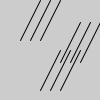
Frame 1 (no input)
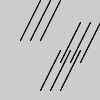
Frame 2 (the mouse pressed at the canvas centre, redrawn once)

The Processing sketch that drew these frames (run headless with seeded random() and noise(); the mouse was pressed at the canvas centre and the sketch redrawn once):

// Processing sketch: sketch_06
// ── sketch_06.pde
void setup(){
  size(100, 100); 
  noLoop();
}

void draw(){

  diagonals(40, 90);
  diagonals(60, 62);
  diagonals(20, 40);
  
}

void diagonals(int x, int y){

  line(x, y, x+20, y-40);
  line(x+10, y, x+30, y-40);
  line(x+20, y, x+40, y-40);

}
